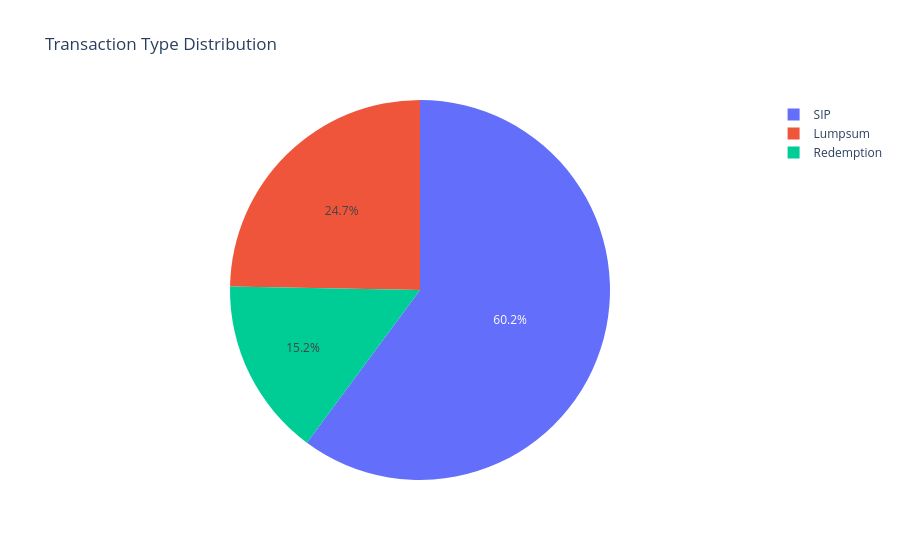

Notebook cell for this chart:
### Code cell
tx_type = (
    transactions["transaction_type"]
    .value_counts()
    .reset_index()
)

tx_type.columns = [
    "transaction_type",
    "count"
]

fig = px.pie(
    tx_type,
    names="transaction_type",
    values="count",
    title="Transaction Type Distribution"
)

fig.show()

### Figure 1 — Plotly figure (JSON) as saved in the notebook; plotly's stock layout.template omitted (floating-point values rounded to 4 significant figures)
{"data": [{"domain": {"x": [0, 1], "y": [0, 1]}, "hovertemplate": "transaction_type=%{label}<br>count=%{value}<extra></extra>", "labels": ["SIP", "Lumpsum", "Redemption"], "legendgroup": "", "name": "", "showlegend": true, "type": "pie", "values": [19716, 8095, 4967]}], "layout": {"legend": {"tracegroupgap": 0}, "title": {"text": "Transaction Type Distribution"}}}
